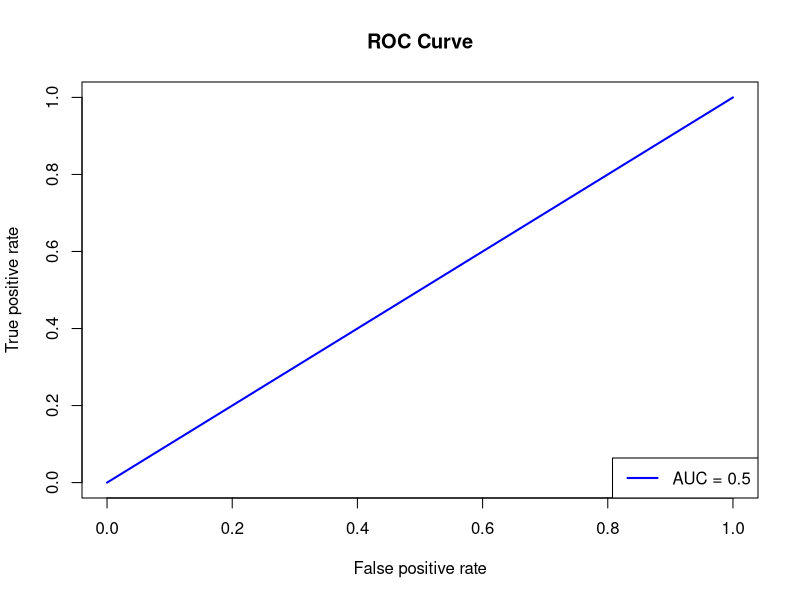

Reproduce this figure in R.
# Load dataset  
data(Titanic)  
# Convert to dataframe  
data <- as.data.frame(Titanic)  
# Train model  
model <- glm(Survived ~ Class + Sex + Age, family = binomial, data = data)  
summary(model)  
# Install & Load package  
install.packages("ROCR")  
library(ROCR)  
# Predictions  
predictions <- predict(model, type = "response")  
# ROC Curve  
prediction_objects <- prediction(predictions, data$Survived)  
roc_object <- performance(prediction_objects, measure = "tpr", x.measure = "fpr")  
# Plot ROC  
plot(roc_object, main = "ROC Curve", col = "blue", lwd = 2)  
legend("bottomright", legend = paste("AUC =", round(performance(prediction_objects, measure = "auc")@y.values[[1]], 2)), col = "blue", lwd = 2)  
